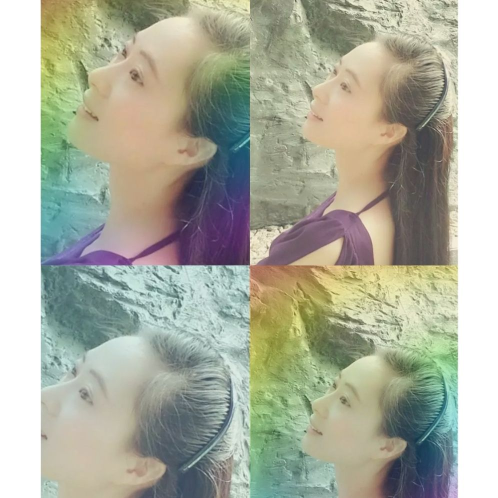
#> input picture Image/wei.jpg, 996 x 996 px (shown at 1/2 size)
$ python 'main05_图像算术运算.py'
#> lines starting #> are read from the running program, lines starting #| are printed output that depends on the picture
# https://www.kancloud.cn/aollo/aolloopencv/263215

import cv2
import numpy as np


# 1，图像加法
x=np.uint8([250])
y=np.uint8([10])
print(cv2.add(x,y))  #250+10=260>=255
#结果为255    openCV的加法是一种饱和操作，

print(x+y) #250+10=260%255=4
# 结果为4  而numpy的加法是一种模操作

# 2，图像混合

img1=cv2.imread('./Image/Luffy.jpg') #224*346
img2=cv2.imread('./Image/wei.jpg')
#> img2 is the input picture: shape (996, 996, 3); mean B, G, R 157.4, 174.2, 171.3

img = np.zeros((346,224,3),np.uint8)

e1 = cv2.getTickCount()

for i in range(346):
    for j in range(224):
        img[i, j, 0] = img2[i, j, 0]
        img[i, j, 1] = img2[i, j, 1]
        img[i, j, 2] = img2[i, j, 2]
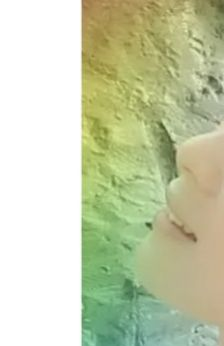
#> img: shape (346, 224, 3); mean B, G, R 173.1, 206.4, 199.1

e2 = cv2.getTickCount()
time = (e2-e1)/cv2.getTickFrequency()
print(time)


#> (the run stopped early here; a loop or call above may not have finished)
